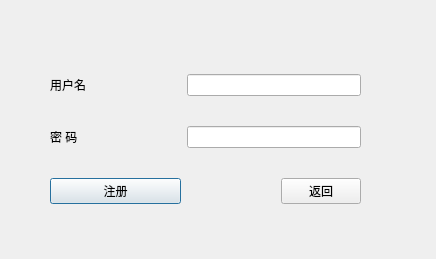
<?xml version="1.0" encoding="UTF-8"?>
<ui version="4.0">
 <class>Register</class>
 <widget class="QDialog" name="Register">
  <property name="geometry">
   <rect>
    <x>0</x>
    <y>0</y>
    <width>436</width>
    <height>259</height>
   </rect>
  </property>
  <property name="windowTitle">
   <string>Dialog</string>
  </property>
  <widget class="QWidget" name="widget" native="true">
   <property name="geometry">
    <rect>
     <x>50</x>
     <y>50</y>
     <width>311</width>
     <height>181</height>
    </rect>
   </property>
   <layout class="QGridLayout" name="gridLayout">
    <item row="2" column="0" colspan="2">
     <widget class="QPushButton" name="reg_reg_Button">
      <property name="text">
       <string>注册</string>
      </property>
     </widget>
    </item>
    <item row="2" column="3">
     <widget class="QPushButton" name="reg_back_Button">
      <property name="text">
       <string>返回</string>
      </property>
     </widget>
    </item>
    <item row="1" column="0">
     <widget class="QLabel" name="label_2">
      <property name="text">
       <string>密 码</string>
      </property>
     </widget>
    </item>
    <item row="0" column="1">
     <spacer name="horizontalSpacer">
      <property name="orientation">
       <enum>Qt::Horizontal</enum>
      </property>
      <property name="sizeHint" stdset="0">
       <size>
        <width>40</width>
        <height>20</height>
       </size>
      </property>
     </spacer>
    </item>
    <item row="1" column="1">
     <spacer name="horizontalSpacer_2">
      <property name="orientation">
       <enum>Qt::Horizontal</enum>
      </property>
      <property name="sizeHint" stdset="0">
       <size>
        <width>40</width>
        <height>20</height>
       </size>
      </property>
     </spacer>
    </item>
    <item row="0" column="0">
     <widget class="QLabel" name="label">
      <property name="text">
       <string>用户名</string>
      </property>
     </widget>
    </item>
    <item row="2" column="2">
     <spacer name="horizontalSpacer_3">
      <property name="orientation">
       <enum>Qt::Horizontal</enum>
      </property>
      <property name="sizeHint" stdset="0">
       <size>
        <width>68</width>
        <height>25</height>
       </size>
      </property>
     </spacer>
    </item>
    <item row="0" column="2" colspan="2">
     <widget class="QLineEdit" name="lineEdit"/>
    </item>
    <item row="1" column="2" colspan="2">
     <widget class="QLineEdit" name="lineEdit_2"/>
    </item>
   </layout>
  </widget>
 </widget>
 <resources/>
 <connections/>
</ui>
